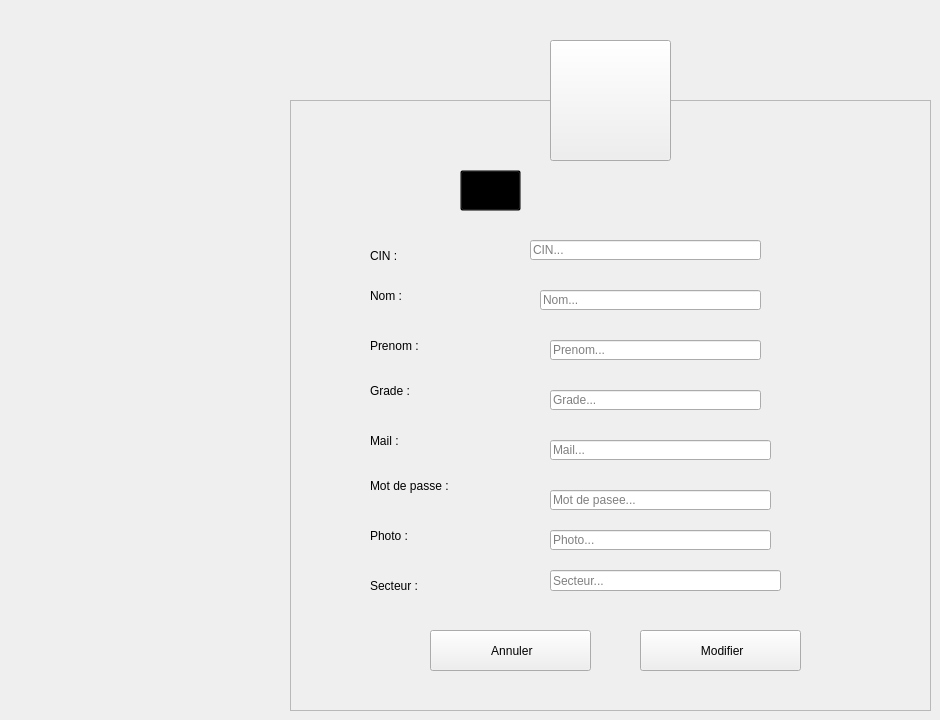
    <widget class="QWidget" name="Modifier_Policier">
     <widget class="QToolButton" name="toolButton_5">
      <property name="geometry">
       <rect>
        <x>550</x>
        <y>40</y>
        <width>121</width>
        <height>121</height>
       </rect>
      </property>
      <property name="styleSheet">
       <string notr="true"/>
      </property>
      <property name="text">
       <string/>
      </property>
      <property name="icon">
       <iconset resource="resources.qrc">
        <normaloff>:/resources/image/policeman.png</normaloff>:/resources/image/policeman.png</iconset>
      </property>
      <property name="iconSize">
       <size>
        <width>70</width>
        <height>70</height>
       </size>
      </property>
     </widget>
     <widget class="QFrame" name="frame_5">
      <property name="geometry">
       <rect>
        <x>290</x>
        <y>100</y>
        <width>641</width>
        <height>611</height>
       </rect>
      </property>
      <property name="styleSheet">
       <string notr="true"/>
      </property>
      <property name="frameShape">
       <enum>QFrame::StyledPanel</enum>
      </property>
      <property name="frameShadow">
       <enum>QFrame::Raised</enum>
      </property>
      <widget class="QLabel" name="L_ModifierIntervenant">
       <property name="geometry">
        <rect>
         <x>210</x>
         <y>70</y>
         <width>281</width>
         <height>41</height>
        </rect>
       </property>
       <property name="font">
        <font>
         <family>century gothic</family>
         <pointsize>-1</pointsize>
         <weight>75</weight>
         <bold>true</bold>
        </font>
       </property>
       <property name="styleSheet">
        <string notr="true">background: transparent;</string>
       </property>
       <property name="text">
        <string>Modifier un Policier :</string>
       </property>
      </widget>
      <widget class="QLabel" name="L_MNomPolicier">
       <property name="geometry">
        <rect>
         <x>80</x>
         <y>180</y>
         <width>121</width>
         <height>31</height>
        </rect>
       </property>
       <property name="styleSheet">
        <string notr="true">background: transparent;</string>
       </property>
       <property name="text">
        <string>Nom :</string>
       </property>
      </widget>
      <widget class="QLabel" name="L_MPrenomPolicier">
       <property name="geometry">
        <rect>
         <x>80</x>
         <y>230</y>
         <width>121</width>
         <height>31</height>
        </rect>
       </property>
       <property name="styleSheet">
        <string notr="true">background: transparent;</string>
       </property>
       <property name="text">
        <string>Prenom :</string>
       </property>
      </widget>
      <widget class="QPushButton" name="B_MConfirmerPolicier">
       <property name="geometry">
        <rect>
         <x>350</x>
         <y>530</y>
         <width>161</width>
         <height>41</height>
        </rect>
       </property>
       <property name="cursor">
        <cursorShape>PointingHandCursor</cursorShape>
       </property>
       <property name="text">
        <string> Modifier</string>
       </property>
       <property name="icon">
        <iconset resource="resources.qrc">
         <normaloff>:/resources/Downloads/check-mark.png</normaloff>:/resources/Downloads/check-mark.png</iconset>
       </property>
       <property name="iconSize">
        <size>
         <width>20</width>
         <height>20</height>
        </size>
       </property>
      </widget>
      <widget class="QPushButton" name="B_MAnuulerPolicier">
       <property name="geometry">
        <rect>
         <x>140</x>
         <y>530</y>
         <width>161</width>
         <height>41</height>
        </rect>
       </property>
       <property name="cursor">
        <cursorShape>PointingHandCursor</cursorShape>
       </property>
       <property name="text">
        <string> Annuler</string>
       </property>
       <property name="icon">
        <iconset resource="resources.qrc">
         <normaloff>:/resources/Downloads/close.png</normaloff>:/resources/Downloads/close.png</iconset>
       </property>
       <property name="iconSize">
        <size>
         <width>16</width>
         <height>16</height>
        </size>
       </property>
      </widget>
      <widget class="QToolButton" name="toolButton_6">
       <property name="geometry">
        <rect>
         <x>170</x>
         <y>70</y>
         <width>61</width>
         <height>41</height>
        </rect>
       </property>
       <property name="styleSheet">
        <string notr="true">background: transparent;</string>
       </property>
       <property name="text">
        <string/>
       </property>
       <property name="icon">
        <iconset>
         <normaloff>:/Recources/Images/edit-user.gif</normaloff>:/Recources/Images/edit-user.gif</iconset>
       </property>
       <property name="iconSize">
        <size>
         <width>30</width>
         <height>30</height>
        </size>
       </property>
      </widget>
      <widget class="QLabel" name="L_MCinPolicier">
       <property name="geometry">
        <rect>
         <x>80</x>
         <y>140</y>
         <width>121</width>
         <height>31</height>
        </rect>
       </property>
       <property name="styleSheet">
        <string notr="true">background: transparent;</string>
       </property>
       <property name="text">
        <string>CIN :</string>
       </property>
      </widget>
      <widget class="QLabel" name="L_MGradePolicier">
       <property name="geometry">
        <rect>
         <x>80</x>
         <y>280</y>
         <width>111</width>
         <height>21</height>
        </rect>
       </property>
       <property name="styleSheet">
        <string notr="true">background: transparent;</string>
       </property>
       <property name="text">
        <string>Grade :</string>
       </property>
      </widget>
      <widget class="QLabel" name="L_MMailPolicier">
       <property name="geometry">
        <rect>
         <x>80</x>
         <y>330</y>
         <width>101</width>
         <height>21</height>
        </rect>
       </property>
       <property name="styleSheet">
        <string notr="true">background: transparent;</string>
       </property>
       <property name="text">
        <string>Mail : </string>
       </property>
      </widget>
      <widget class="QLabel" name="L_MMdpPolicier">
       <property name="geometry">
        <rect>
         <x>80</x>
         <y>370</y>
         <width>171</width>
         <height>31</height>
        </rect>
       </property>
       <property name="styleSheet">
        <string notr="true">background: transparent;</string>
       </property>
       <property name="text">
        <string>Mot de passe :</string>
       </property>
      </widget>
      <widget class="QLabel" name="L_MPhotoPolicier">
       <property name="geometry">
        <rect>
         <x>80</x>
         <y>420</y>
         <width>131</width>
         <height>31</height>
        </rect>
       </property>
       <property name="styleSheet">
        <string notr="true">background: transparent;</string>
       </property>
       <property name="text">
        <string>Photo : </string>
       </property>
      </widget>
      <widget class="QLabel" name="L_MSecteurPolicier">
       <property name="geometry">
        <rect>
         <x>80</x>
         <y>470</y>
         <width>121</width>
         <height>31</height>
        </rect>
       </property>
       <property name="styleSheet">
        <string notr="true">background: transparent;</string>
       </property>
       <property name="text">
        <string>Secteur :</string>
       </property>
      </widget>
      <widget class="QLineEdit" name="LE_MCinPolicier">
       <property name="geometry">
        <rect>
         <x>240</x>
         <y>140</y>
         <width>231</width>
         <height>20</height>
        </rect>
       </property>
       <property name="placeholderText">
        <string>CIN...</string>
       </property>
      </widget>
      <widget class="QLineEdit" name="LE_MNomPolicier">
       <property name="geometry">
        <rect>
         <x>250</x>
         <y>190</y>
         <width>221</width>
         <height>20</height>
        </rect>
       </property>
       <property name="placeholderText">
        <string>Nom...</string>
       </property>
      </widget>
      <widget class="QLineEdit" name="LE_MPrenomPolicier">
       <property name="geometry">
        <rect>
         <x>260</x>
         <y>240</y>
         <width>211</width>
         <height>20</height>
        </rect>
       </property>
       <property name="placeholderText">
        <string>Prenom...</string>
       </property>
      </widget>
      <widget class="QLineEdit" name="LE_MGradePolicier">
       <property name="geometry">
        <rect>
         <x>260</x>
         <y>290</y>
         <width>211</width>
         <height>20</height>
        </rect>
       </property>
       <property name="placeholderText">
        <string>Grade...</string>
       </property>
      </widget>
      <widget class="QLineEdit" name="LE_MMailPolicier">
       <property name="geometry">
        <rect>
         <x>260</x>
         <y>340</y>
         <width>221</width>
         <height>20</height>
        </rect>
       </property>
       <property name="placeholderText">
        <string>Mail...</string>
       </property>
      </widget>
      <widget class="QLineEdit" name="LE_MMdpPolicier">
       <property name="geometry">
        <rect>
         <x>260</x>
         <y>390</y>
         <width>221</width>
         <height>20</height>
        </rect>
       </property>
       <property name="placeholderText">
        <string>Mot de pasee...</string>
       </property>
      </widget>
      <widget class="QLineEdit" name="LE_MPhotoPolicier">
       <property name="geometry">
        <rect>
         <x>260</x>
         <y>430</y>
         <width>221</width>
         <height>20</height>
        </rect>
       </property>
       <property name="placeholderText">
        <string>Photo...</string>
       </property>
      </widget>
      <widget class="QLineEdit" name="LE_MSecteurPolicier">
       <property name="geometry">
        <rect>
         <x>260</x>
         <y>470</y>
         <width>231</width>
         <height>21</height>
        </rect>
       </property>
       <property name="placeholderText">
        <string>Secteur...</string>
       </property>
      </widget>
     </widget>
     <zorder>frame_5</zorder>
     <zorder>toolButton_5</zorder>
    </widget>
